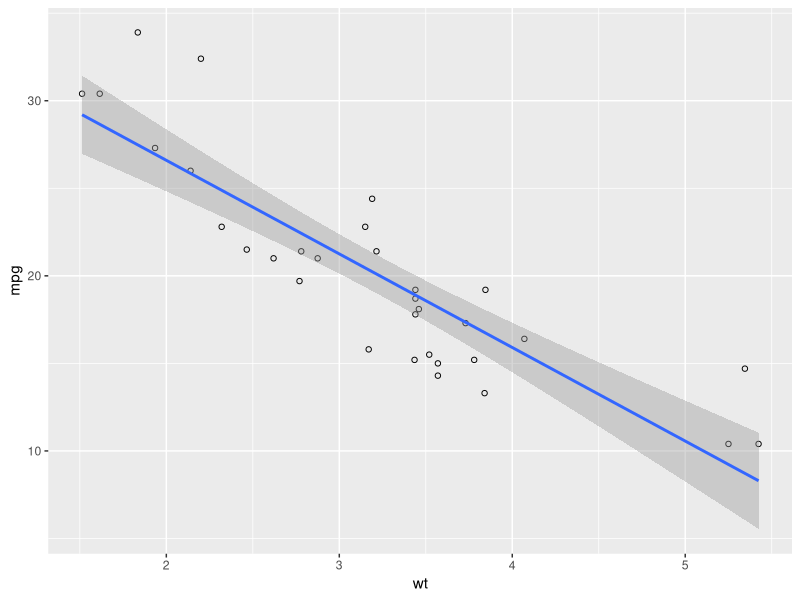
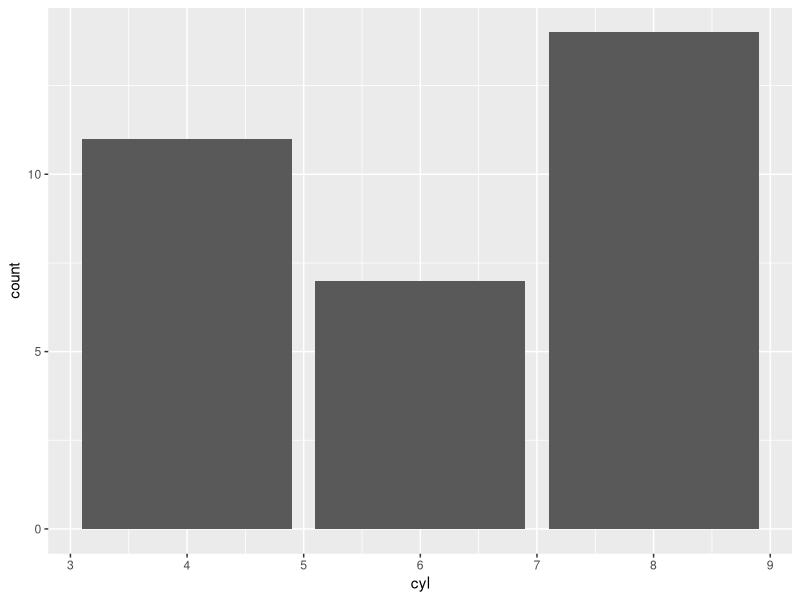
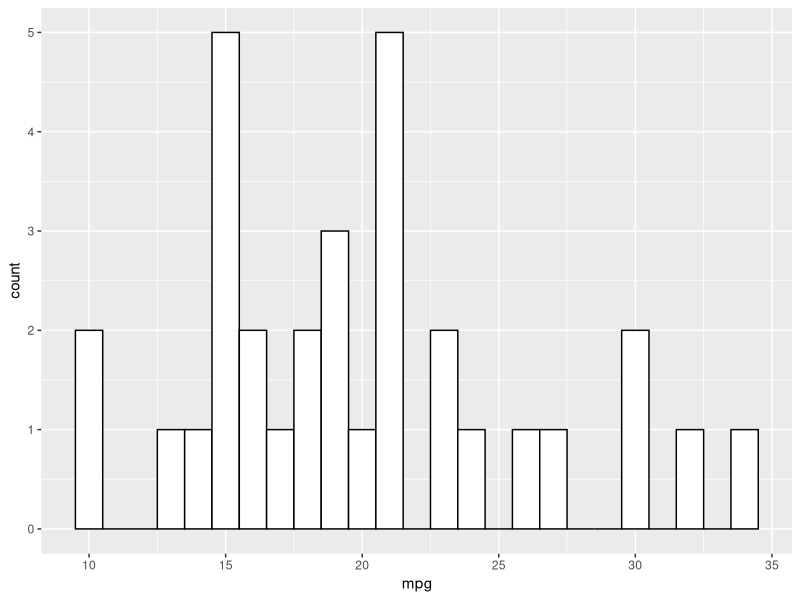
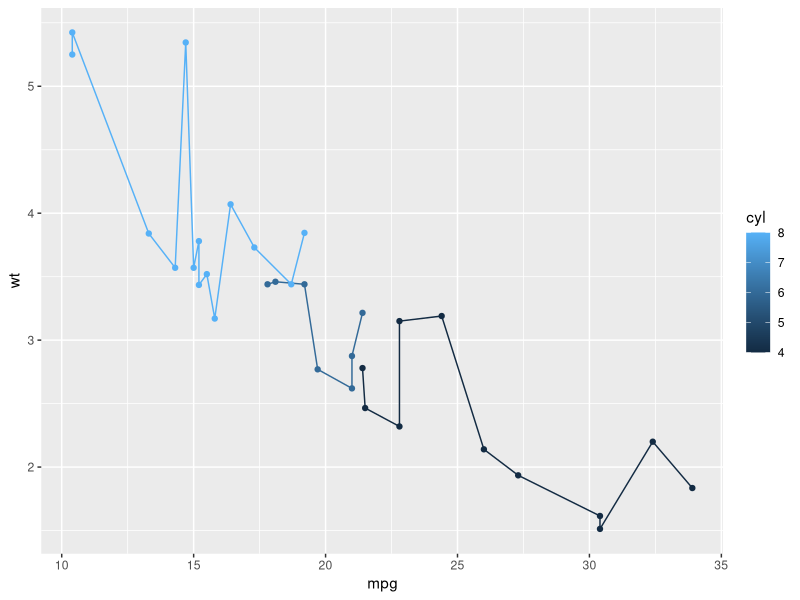

Generate these figures, in order, with R:
## ---- chunk 1
knitr::opts_chunk$set(echo = TRUE)
## ---- chunk 2
require(rmarkdown)
require(dplyr)
require(ggplot2)
## ---- chunk 3
?mtcars                # To get help, use precede command with '?' 
data("mtcars")         # load specified data set
## ---- chunk 4
View(mtcars)
## ---- chunk 5
str(mtcars)
## ---- chunk 6
nadata <- c("cat", "dog", NA_character_, "fish", "snake")
anyNA(nadata)
## ---- chunk 7
arrange(mtcars, cyl, desc(mpg), desc(hp), wt)
## ---- chunk 8
sixcyls <- filter(mtcars, cyl == 6)
## ---- chunk 9
sixcyls <- mutate(sixcyls, dispWt = disp / wt)
## ---- chunk 10
sixcyls <- select(sixcyls, mpg:wt)
## ---- chunk 11
tbl_df(sixcyls) %>% 
  count(hp)
## ---- chunk 12

mutate(mtcars, rownames(mtcars)) %>% 
  rename(makeModel = `rownames(mtcars)`) %>% 
  filter(cyl >= 4, cyl <= 6) %>% 
  select(makeModel, mpg:wt) %>%
  mutate(dispWt = disp / wt) %>% 
  arrange(desc(mpg), wt)
## ---- chunk 13
ggplot(mtcars, aes(x = wt, y = mpg)) +
  geom_point(shape = 1) + 
  geom_smooth(method = lm)
## ---- chunk 14
ggplot(data=mtcars, aes(x = cyl)) +
    geom_bar(stat="count")
## ---- chunk 15
ggplot(mtcars, aes(x = mpg)) +
    geom_histogram(binwidth=1, colour="black", fill="white")
## ---- chunk 16
ggplot(data=mtcars, aes(x = mpg, y = wt, group = cyl, colour = cyl)) +
    geom_line() +
    geom_point()
